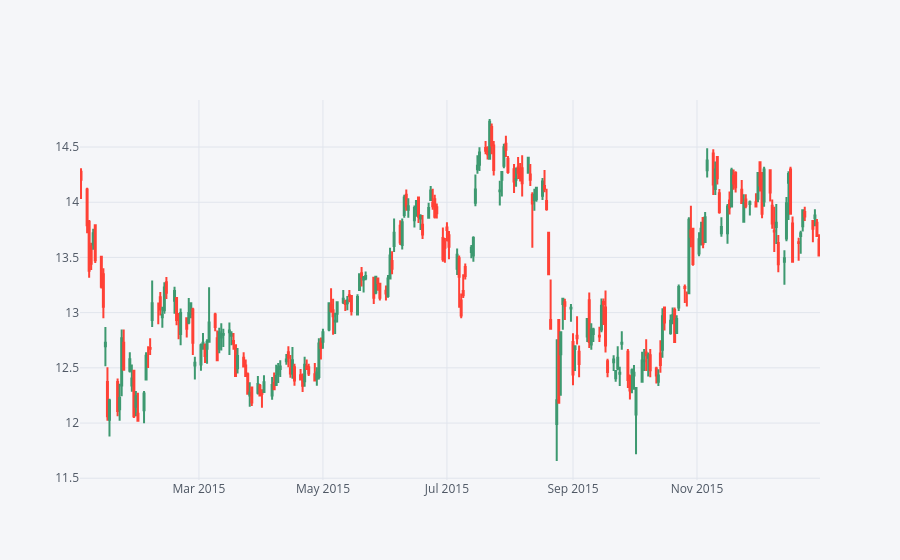

Here is the notebook cell this chart was saved with:
### Markdown cell above
## 6. Risk and Return Analysis

Calculating volatility and returns.

### Code cell
bac15.columns = ['open','high','low','close']
bac15.iplot(kind='candle')

### Figure 1 — Plotly figure (JSON) as saved in the notebook; plotly's stock layout.template omitted (floating-point values rounded to 4 significant figures; data arrays with more than 128 entries replaced by an {"elided": "..."} marker saying what was removed)
{"data": [{"close": {"elided": "252 float values"}, "high": {"elided": "252 float values"}, "low": {"elided": "252 float values"}, "open": {"elided": "252 float values"}, "showlegend": false, "type": "candlestick", "x": {"elided": "252 str values"}, "yaxis": "y2"}], "layout": {"legend": {"bgcolor": "#F5F6F9", "font": {"color": "#4D5663"}}, "paper_bgcolor": "#F5F6F9", "plot_bgcolor": "#F5F6F9", "title": {"font": {"color": "#4D5663"}}, "xaxis": {"gridcolor": "#E1E5ED", "rangeslider": {"visible": false}, "showgrid": true, "tickfont": {"color": "#4D5663"}, "title": {"font": {"color": "#4D5663"}, "text": ""}, "zerolinecolor": "#E1E5ED"}, "yaxis": {"gridcolor": "#E1E5ED", "showgrid": true, "showticklabels": false, "tickfont": {"color": "#4D5663"}, "title": {"font": {"color": "#4D5663"}, "text": ""}, "zerolinecolor": "#E1E5ED"}, "yaxis2": {"gridcolor": "#E1E5ED", "showgrid": true, "tickfont": {"color": "#4D5663"}, "title": {"font": {"color": "#4D5663"}, "text": ""}, "zerolinecolor": "#E1E5ED"}}}
